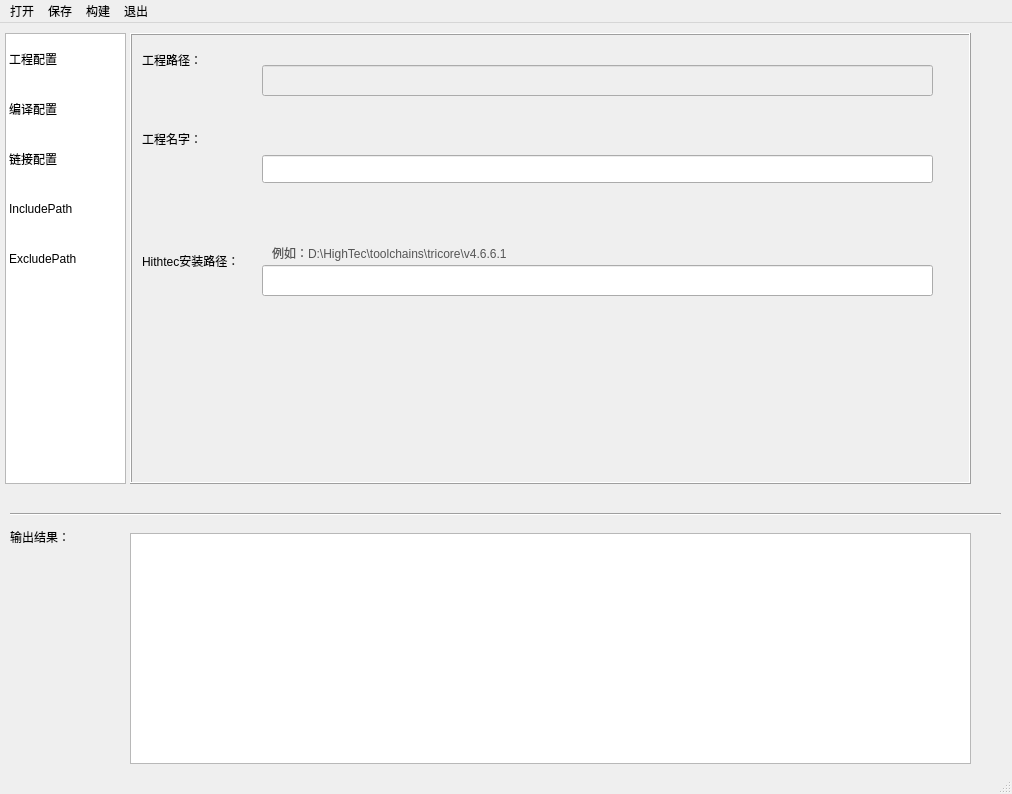
<?xml version="1.0" encoding="UTF-8"?>
<ui version="4.0">
 <class>MainWindow</class>
 <widget class="QMainWindow" name="MainWindow">
  <property name="geometry">
   <rect>
    <x>0</x>
    <y>0</y>
    <width>1012</width>
    <height>794</height>
   </rect>
  </property>
  <property name="sizePolicy">
   <sizepolicy hsizetype="Fixed" vsizetype="Fixed">
    <horstretch>0</horstretch>
    <verstretch>0</verstretch>
   </sizepolicy>
  </property>
  <property name="windowTitle">
   <string>XMiCom</string>
  </property>
  <property name="windowIcon">
   <iconset theme="./Compile/mainwindowIcon.PNG">
    <normaloff>.</normaloff>.</iconset>
  </property>
  <property name="styleSheet">
   <string notr="true">frame{border:1px solid rgb(0,255,0)}</string>
  </property>
  <widget class="QWidget" name="centralwidget">
   <property name="sizePolicy">
    <sizepolicy hsizetype="Expanding" vsizetype="Expanding">
     <horstretch>0</horstretch>
     <verstretch>0</verstretch>
    </sizepolicy>
   </property>
   <widget class="QStackedWidget" name="stackedWidget">
    <property name="enabled">
     <bool>true</bool>
    </property>
    <property name="geometry">
     <rect>
      <x>130</x>
      <y>10</y>
      <width>841</width>
      <height>451</height>
     </rect>
    </property>
    <property name="toolTip">
     <string/>
    </property>
    <property name="frameShape">
     <enum>QFrame::Box</enum>
    </property>
    <property name="frameShadow">
     <enum>QFrame::Raised</enum>
    </property>
    <property name="currentIndex">
     <number>0</number>
    </property>
    <widget class="QWidget" name="proConfig">
     <widget class="QLineEdit" name="ProjectName_2">
      <property name="enabled">
       <bool>false</bool>
      </property>
      <property name="geometry">
       <rect>
        <x>130</x>
        <y>30</y>
        <width>671</width>
        <height>31</height>
       </rect>
      </property>
      <property name="sizePolicy">
       <sizepolicy hsizetype="Ignored" vsizetype="Fixed">
        <horstretch>0</horstretch>
        <verstretch>0</verstretch>
       </sizepolicy>
      </property>
      <property name="styleSheet">
       <string notr="true">font: 14pt &quot;Arial&quot;;</string>
      </property>
      <property name="text">
       <string/>
      </property>
     </widget>
     <widget class="QLabel" name="label_2">
      <property name="geometry">
       <rect>
        <x>10</x>
        <y>170</y>
        <width>121</width>
        <height>111</height>
       </rect>
      </property>
      <property name="styleSheet">
       <string notr="true">font: 87 14pt &quot;Arial Black&quot;;</string>
      </property>
      <property name="text">
       <string>Hithtec安装路径：</string>
      </property>
      <property name="wordWrap">
       <bool>true</bool>
      </property>
     </widget>
     <widget class="QLabel" name="label">
      <property name="geometry">
       <rect>
        <x>10</x>
        <y>90</y>
        <width>121</width>
        <height>27</height>
       </rect>
      </property>
      <property name="layoutDirection">
       <enum>Qt::RightToLeft</enum>
      </property>
      <property name="styleSheet">
       <string notr="true">font: 12pt &quot;Agency FB&quot;;
font: 87 14pt &quot;Arial Black&quot;;</string>
      </property>
      <property name="text">
       <string>工程名字：</string>
      </property>
     </widget>
     <widget class="QLabel" name="projectDir">
      <property name="geometry">
       <rect>
        <x>10</x>
        <y>11</y>
        <width>121</width>
        <height>27</height>
       </rect>
      </property>
      <property name="layoutDirection">
       <enum>Qt::RightToLeft</enum>
      </property>
      <property name="styleSheet">
       <string notr="true">font: 12pt &quot;Agency FB&quot;;
font: 87 14pt &quot;Arial Black&quot;;</string>
      </property>
      <property name="text">
       <string>工程路径：</string>
      </property>
     </widget>
     <widget class="QLineEdit" name="ProjectName">
      <property name="enabled">
       <bool>true</bool>
      </property>
      <property name="geometry">
       <rect>
        <x>130</x>
        <y>120</y>
        <width>671</width>
        <height>28</height>
       </rect>
      </property>
      <property name="sizePolicy">
       <sizepolicy hsizetype="Ignored" vsizetype="Fixed">
        <horstretch>0</horstretch>
        <verstretch>0</verstretch>
       </sizepolicy>
      </property>
      <property name="styleSheet">
       <string notr="true">font: 14pt &quot;Arial&quot;;</string>
      </property>
      <property name="text">
       <string/>
      </property>
     </widget>
     <widget class="QLineEdit" name="HithTecDir">
      <property name="geometry">
       <rect>
        <x>130</x>
        <y>230</y>
        <width>671</width>
        <height>31</height>
       </rect>
      </property>
      <property name="styleSheet">
       <string notr="true">font: 14pt &quot;Arial&quot;;</string>
      </property>
     </widget>
     <widget class="QLabel" name="label_3">
      <property name="geometry">
       <rect>
        <x>140</x>
        <y>210</y>
        <width>531</width>
        <height>16</height>
       </rect>
      </property>
      <property name="styleSheet">
       <string notr="true">font: 10pt &quot;Arial&quot;;color:rgb(85, 85, 85)</string>
      </property>
      <property name="text">
       <string>例如：D:\HighTec\toolchains\tricore\v4.6.6.1</string>
      </property>
      <property name="textFormat">
       <enum>Qt::AutoText</enum>
      </property>
      <property name="scaledContents">
       <bool>false</bool>
      </property>
      <property name="indent">
       <number>-1</number>
      </property>
     </widget>
    </widget>
    <widget class="QWidget" name="page">
     <widget class="QLabel" name="label_5">
      <property name="geometry">
       <rect>
        <x>20</x>
        <y>40</y>
        <width>95</width>
        <height>27</height>
       </rect>
      </property>
      <property name="styleSheet">
       <string notr="true">font: 12pt &quot;Agency FB&quot;;
font: 87 14pt &quot;Arial Black&quot;;</string>
      </property>
      <property name="text">
       <string>编译指令：</string>
      </property>
     </widget>
     <widget class="QTextEdit" name="GCCFLAGName">
      <property name="geometry">
       <rect>
        <x>110</x>
        <y>60</y>
        <width>671</width>
        <height>161</height>
       </rect>
      </property>
      <property name="styleSheet">
       <string notr="true">font: 12pt &quot;Arial&quot;;</string>
      </property>
     </widget>
    </widget>
    <widget class="QWidget" name="page_2">
     <widget class="QTextEdit" name="LINKFLAGName">
      <property name="geometry">
       <rect>
        <x>100</x>
        <y>40</y>
        <width>721</width>
        <height>111</height>
       </rect>
      </property>
      <property name="styleSheet">
       <string notr="true">font: 12pt &quot;Arial&quot;;</string>
      </property>
     </widget>
     <widget class="QLabel" name="label_4">
      <property name="geometry">
       <rect>
        <x>10</x>
        <y>10</y>
        <width>95</width>
        <height>27</height>
       </rect>
      </property>
      <property name="styleSheet">
       <string notr="true">font: 12pt &quot;Agency FB&quot;;
font: 87 14pt &quot;Arial Black&quot;;</string>
      </property>
      <property name="text">
       <string>链接指令：</string>
      </property>
     </widget>
     <widget class="QFrame" name="frame11">
      <property name="geometry">
       <rect>
        <x>100</x>
        <y>160</y>
        <width>351</width>
        <height>271</height>
       </rect>
      </property>
      <property name="styleSheet">
       <string notr="true">QFrame{border:1px solid rgb(131, 131, 131) ;background:rgb(255, 255, 255) }
QListView{background:#ffffff}
QLabel{border:none}
</string>
      </property>
      <property name="frameShape">
       <enum>QFrame::StyledPanel</enum>
      </property>
      <property name="frameShadow">
       <enum>QFrame::Raised</enum>
      </property>
      <widget class="QListView" name="Llist">
       <property name="enabled">
        <bool>true</bool>
       </property>
       <property name="geometry">
        <rect>
         <x>0</x>
         <y>40</y>
         <width>351</width>
         <height>231</height>
        </rect>
       </property>
      </widget>
      <widget class="QLabel" name="label_6">
       <property name="geometry">
        <rect>
         <x>10</x>
         <y>10</y>
         <width>261</width>
         <height>21</height>
        </rect>
       </property>
       <property name="text">
        <string>Library Path(-L)</string>
       </property>
      </widget>
      <widget class="QToolButton" name="add1">
       <property name="geometry">
        <rect>
         <x>280</x>
         <y>9</y>
         <width>31</width>
         <height>31</height>
        </rect>
       </property>
       <property name="styleSheet">
        <string notr="true">QToolButton{border-image: url(:/newPrefix/add.PNG)}
</string>
       </property>
       <property name="text">
        <string/>
       </property>
       <property name="iconSize">
        <size>
         <width>40</width>
         <height>40</height>
        </size>
       </property>
      </widget>
      <widget class="QToolButton" name="del1">
       <property name="geometry">
        <rect>
         <x>310</x>
         <y>7</y>
         <width>31</width>
         <height>33</height>
        </rect>
       </property>
       <property name="styleSheet">
        <string notr="true">QToolButton{border-image: url(:/newPrefix/del.PNG)}
</string>
       </property>
       <property name="text">
        <string/>
       </property>
       <property name="iconSize">
        <size>
         <width>40</width>
         <height>40</height>
        </size>
       </property>
      </widget>
      <zorder>add1</zorder>
      <zorder>Llist</zorder>
      <zorder>label_6</zorder>
      <zorder>del1</zorder>
     </widget>
     <widget class="QFrame" name="frame11_2">
      <property name="geometry">
       <rect>
        <x>470</x>
        <y>160</y>
        <width>351</width>
        <height>271</height>
       </rect>
      </property>
      <property name="styleSheet">
       <string notr="true">QFrame{border:1px solid rgb(131, 131, 131) ;background:rgb(255, 255, 255) }
QListView{background:#ffffff}
QLabel{border:none}
</string>
      </property>
      <property name="frameShape">
       <enum>QFrame::StyledPanel</enum>
      </property>
      <property name="frameShadow">
       <enum>QFrame::Raised</enum>
      </property>
      <widget class="QListView" name="llist">
       <property name="enabled">
        <bool>true</bool>
       </property>
       <property name="geometry">
        <rect>
         <x>0</x>
         <y>40</y>
         <width>351</width>
         <height>231</height>
        </rect>
       </property>
      </widget>
      <widget class="QLabel" name="label_7">
       <property name="geometry">
        <rect>
         <x>10</x>
         <y>10</y>
         <width>261</width>
         <height>21</height>
        </rect>
       </property>
       <property name="text">
        <string>Libraries(-l)</string>
       </property>
      </widget>
      <widget class="QToolButton" name="add2">
       <property name="geometry">
        <rect>
         <x>280</x>
         <y>9</y>
         <width>31</width>
         <height>31</height>
        </rect>
       </property>
       <property name="styleSheet">
        <string notr="true">QToolButton{border-image: url(:/newPrefix/add.PNG)}</string>
       </property>
       <property name="text">
        <string/>
       </property>
       <property name="iconSize">
        <size>
         <width>40</width>
         <height>40</height>
        </size>
       </property>
      </widget>
      <widget class="QToolButton" name="del2">
       <property name="geometry">
        <rect>
         <x>310</x>
         <y>7</y>
         <width>31</width>
         <height>33</height>
        </rect>
       </property>
       <property name="styleSheet">
        <string notr="true">QToolButton{border-image: url(:/newPrefix/del.PNG)}</string>
       </property>
       <property name="text">
        <string/>
       </property>
       <property name="iconSize">
        <size>
         <width>40</width>
         <height>40</height>
        </size>
       </property>
      </widget>
     </widget>
    </widget>
    <widget class="QWidget" name="page_3">
     <widget class="QWidget" name="layoutWidget">
      <property name="geometry">
       <rect>
        <x>3</x>
        <y>389</y>
        <width>541</width>
        <height>51</height>
       </rect>
      </property>
      <layout class="QHBoxLayout" name="horizontalLayout">
       <item>
        <widget class="QPushButton" name="addPath1">
         <property name="text">
          <string>添加路径</string>
         </property>
        </widget>
       </item>
       <item>
        <spacer name="horizontalSpacer">
         <property name="orientation">
          <enum>Qt::Horizontal</enum>
         </property>
         <property name="sizeType">
          <enum>QSizePolicy::Fixed</enum>
         </property>
         <property name="sizeHint" stdset="0">
          <size>
           <width>100</width>
           <height>20</height>
          </size>
         </property>
        </spacer>
       </item>
       <item>
        <widget class="QPushButton" name="delPath1">
         <property name="text">
          <string>删除全部路径</string>
         </property>
        </widget>
       </item>
      </layout>
     </widget>
     <widget class="QListWidget" name="includeList">
      <property name="geometry">
       <rect>
        <x>3</x>
        <y>3</y>
        <width>831</width>
        <height>371</height>
       </rect>
      </property>
      <property name="toolTip">
       <string>&lt;html&gt;&lt;head/&gt;&lt;body&gt;&lt;p&gt;1&lt;/p&gt;&lt;/body&gt;&lt;/html&gt;</string>
      </property>
     </widget>
    </widget>
    <widget class="QWidget" name="page_4">
     <widget class="QListWidget" name="excludeList">
      <property name="geometry">
       <rect>
        <x>3</x>
        <y>3</y>
        <width>831</width>
        <height>371</height>
       </rect>
      </property>
      <property name="toolTip">
       <string>&lt;html&gt;&lt;head/&gt;&lt;body&gt;&lt;p&gt;1&lt;/p&gt;&lt;/body&gt;&lt;/html&gt;</string>
      </property>
     </widget>
     <widget class="QWidget" name="layoutWidget_3">
      <property name="geometry">
       <rect>
        <x>3</x>
        <y>389</y>
        <width>541</width>
        <height>75</height>
       </rect>
      </property>
      <layout class="QHBoxLayout" name="horizontalLayout_4">
       <item>
        <widget class="QPushButton" name="addPath2">
         <property name="text">
          <string>添加路径</string>
         </property>
        </widget>
       </item>
       <item>
        <spacer name="horizontalSpacer_4">
         <property name="orientation">
          <enum>Qt::Horizontal</enum>
         </property>
         <property name="sizeType">
          <enum>QSizePolicy::Fixed</enum>
         </property>
         <property name="sizeHint" stdset="0">
          <size>
           <width>100</width>
           <height>20</height>
          </size>
         </property>
        </spacer>
       </item>
       <item>
        <widget class="QPushButton" name="delPath2">
         <property name="text">
          <string>删除全部路径</string>
         </property>
        </widget>
       </item>
      </layout>
     </widget>
    </widget>
   </widget>
   <widget class="QTextEdit" name="Result">
    <property name="enabled">
     <bool>true</bool>
    </property>
    <property name="geometry">
     <rect>
      <x>130</x>
      <y>510</y>
      <width>841</width>
      <height>231</height>
     </rect>
    </property>
    <property name="styleSheet">
     <string notr="true">font: 10pt &quot;Arial&quot;;</string>
    </property>
   </widget>
   <widget class="QLabel" name="label_8">
    <property name="geometry">
     <rect>
      <x>10</x>
      <y>500</y>
      <width>95</width>
      <height>27</height>
     </rect>
    </property>
    <property name="styleSheet">
     <string notr="true">font: 12pt &quot;Agency FB&quot;;
font: 87 14pt &quot;Arial Black&quot;;</string>
    </property>
    <property name="text">
     <string>输出结果：</string>
    </property>
   </widget>
   <widget class="Line" name="line">
    <property name="geometry">
     <rect>
      <x>10</x>
      <y>483</y>
      <width>991</width>
      <height>16</height>
     </rect>
    </property>
    <property name="orientation">
     <enum>Qt::Horizontal</enum>
    </property>
   </widget>
   <widget class="QListWidget" name="listWidget">
    <property name="geometry">
     <rect>
      <x>5</x>
      <y>10</y>
      <width>121</width>
      <height>451</height>
     </rect>
    </property>
    <property name="styleSheet">
     <string notr="true">QListView::item{height:50px}</string>
    </property>
    <item>
     <property name="text">
      <string>工程配置</string>
     </property>
    </item>
    <item>
     <property name="text">
      <string>编译配置</string>
     </property>
    </item>
    <item>
     <property name="text">
      <string>链接配置</string>
     </property>
    </item>
    <item>
     <property name="text">
      <string>IncludePath</string>
     </property>
    </item>
    <item>
     <property name="text">
      <string>ExcludePath</string>
     </property>
    </item>
   </widget>
  </widget>
  <widget class="QStatusBar" name="statusBar"/>
  <widget class="QMenuBar" name="menubar">
   <property name="geometry">
    <rect>
     <x>0</x>
     <y>0</y>
     <width>1012</width>
     <height>23</height>
    </rect>
   </property>
   <widget class="QMenu" name="menubuild">
    <property name="title">
     <string>构建</string>
    </property>
    <addaction name="actionbuild"/>
    <addaction name="actionclean"/>
   </widget>
   <widget class="QMenu" name="quitApp">
    <property name="title">
     <string>退出</string>
    </property>
    <addaction name="actionexit"/>
   </widget>
   <widget class="QMenu" name="menuopen">
    <property name="title">
     <string>打开</string>
    </property>
    <addaction name="actionopen_project"/>
   </widget>
   <widget class="QMenu" name="menusave">
    <property name="title">
     <string>保存</string>
    </property>
    <addaction name="actionsave_project"/>
   </widget>
   <addaction name="menuopen"/>
   <addaction name="menusave"/>
   <addaction name="menubuild"/>
   <addaction name="quitApp"/>
  </widget>
  <action name="actionopen_project">
   <property name="text">
    <string>打开工程</string>
   </property>
   <property name="toolTip">
    <string>打开工程</string>
   </property>
  </action>
  <action name="actionbuild">
   <property name="text">
    <string>build</string>
   </property>
  </action>
  <action name="actionclean">
   <property name="text">
    <string>clean</string>
   </property>
  </action>
  <action name="actionexit">
   <property name="text">
    <string>exit</string>
   </property>
  </action>
  <action name="actionsave_project">
   <property name="text">
    <string>保存工程</string>
   </property>
   <property name="toolTip">
    <string>保存工程</string>
   </property>
  </action>
 </widget>
 <resources>
  <include location="gui.qrc"/>
 </resources>
 <connections/>
</ui>
